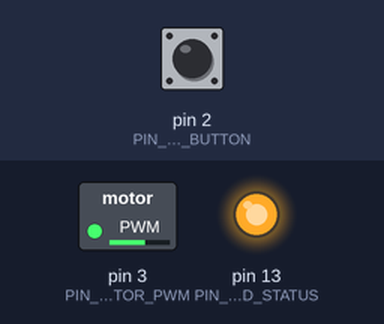
The sketch below on a simulated Arduino Uno, built with avr-gcc and run on an emulated ATmega328P. On the bench: switched loads named in the sketch (green lamp = pin HIGH), output pins drawn as LEDs (lit = HIGH). Inputs (shaded band) come from the test bench; at power-on: pin 2 (PIN_EMERGENCY_BUTTON) HIGH.

Above: at 1.2 s.
1.3 s: pin 2 (PIN_EMERGENCY_BUTTON) pulled LOW for 0.15 s
At 3.5 s:
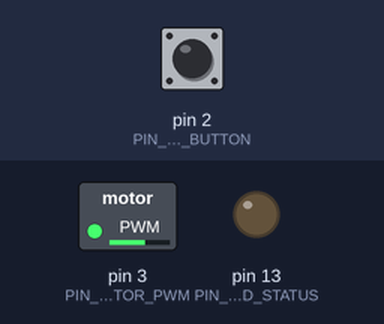
4.3 s: pin 2 (PIN_EMERGENCY_BUTTON) pulled LOW for 3.2 s
At 5.7 s:
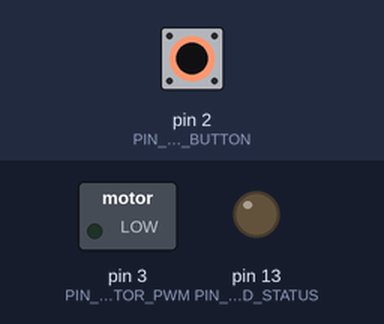
Timing chart, 0 to 15.0 s (numbered marks = the images above; inputs shaded):
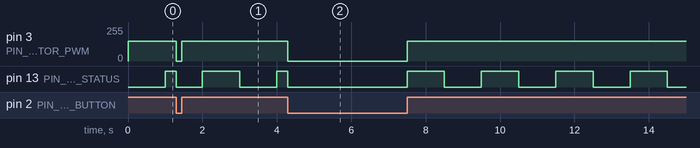

The sketch:

Mini-Project.ino
```cpp
#include <Arduino.h>

/*
  Proyek: Sistem Kendali Motor DC & Blinking LED dengan Emergency Stop
  Deskripsi:
    - Emergency Stop via Push Button (Pin 2, INPUT_PULLUP, Active-LOW)
    - Motor DC dikendalikan via Transistor NPN melalui PWM Pin 3
    - Blinking LED non-blocking menggunakan millis() pada Pin 13
*/

// ==========================================
// 1. DEFINISI KONSTANTA PIN & NILAI KONTROL
// ==========================================
const int PIN_EMERGENCY_BUTTON = 2;   // Tombol Emergency Stop (INPUT_PULLUP)
const int PIN_MOTOR_PWM        = 3;   // Basis Transistor Motor DC (Pin PWM ~3)
const int PIN_LED_STATUS       = 13;  // LED indikator onboard / eksternal

const unsigned long LED_INTERVAL = 1000; // Interval kedip: 1000 ms (1 detik)
const int MOTOR_SPEED_NORMAL     = 150;  // Duty cycle PWM motor (rentang 0 - 255)

// ==========================================
// 2. VARIABEL GLOBAL (STATE MANAGEMENT)
// ==========================================
unsigned long previousMillisLED = 0; // Menyimpan timestamp terakhir kali LED berganti status
int ledState = LOW;                  // Status keluaran LED saat ini (LOW = Mati, HIGH = Nyala)

void setup() {
  // Inisialisasi pin tombol darurat dengan internal pull-up resistor
  pinMode(PIN_EMERGENCY_BUTTON, INPUT_PULLUP);

  // Inisialisasi pin output
  pinMode(PIN_MOTOR_PWM, OUTPUT);
  pinMode(PIN_LED_STATUS, OUTPUT);

  // Kondisi awal (Safe State): Semua aktuator mati saat startup
  digitalWrite(PIN_LED_STATUS, LOW);
  analogWrite(PIN_MOTOR_PWM, 0);
}

void loop() {
  // ========================================================
  // PRIORITAS UTAMA: PEMBACAAN EMERGENCY STOP DI AWAL LOOP
  // ========================================================
  int emergencyState = digitalRead(PIN_EMERGENCY_BUTTON);

  // Tombol ditekan = logika LOW (karena memakai INPUT_PULLUP)
  if (emergencyState == LOW) {
    // Matikan seluruh aktuator seketika (Failsafe Instant Cut-off)
    analogWrite(PIN_MOTOR_PWM, 0);
    digitalWrite(PIN_LED_STATUS, LOW);

    // Reset status LED agar siklus rapi saat emergency dilepas
    ledState = LOW;

    // 'return' langsung mengakhiri iterasi loop() saat ini.
    // Seluruh kode operasional normal di bawahnya DILEWATI seketika.
    return;
  }

  // ========================================================
  // OPERASI NORMAL: HANYA DIJALANKAN JIKA TOMBOL TIDAK DITEKAN
  // ========================================================

  // 1. Operasikan Motor DC pada kecepatan konstan (PWM 150)
  analogWrite(PIN_MOTOR_PWM, MOTOR_SPEED_NORMAL);

  // 2. Kontrol Kedip LED Non-Blocking (Wajib Menggunakan millis())
  unsigned long currentMillis = millis();

  // Evaluasi selisih waktu: apakah sudah lewat 1000 ms?
  if (currentMillis - previousMillisLED >= LED_INTERVAL) {
    // Catat waktu perpindahan status saat ini
    previousMillisLED = currentMillis;

    // Toggle status logika LED (Jika LOW ubah jadi HIGH, jika HIGH ubah jadi LOW)
    if (ledState == LOW) {
      ledState = HIGH;
    } else {
      ledState = LOW;
    }

    // Terapkan status baru ke pin fisik LED
    digitalWrite(PIN_LED_STATUS, ledState);
  }
}
```

Measured:
- after the input at 1.3 s, pin 3 (PIN_MOTOR_PWM): 150/255 → 0/255 at once, → 150/255 0.15 s later
- after the input at 4.3 s, pin 3 (PIN_MOTOR_PWM): 150/255 → 0/255 at once, → 150/255 3.2 s later
- by itself, pin 13 (PIN_LED_STATUS): repeats every 2.0 s: HIGH 1.0 s, LOW 1.0 s
